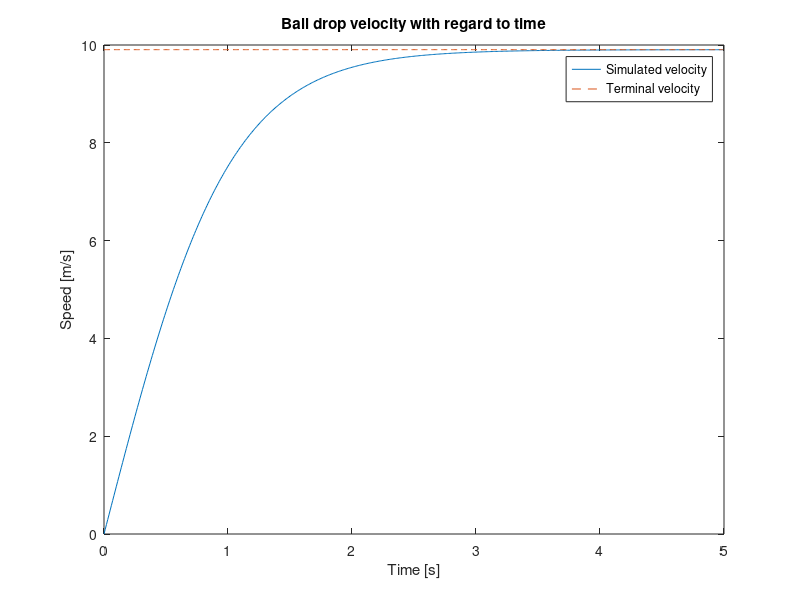

The MATLAB source for this figure:
m = 1;
g = 9.81;
c = 0.1;
dt = 0.01;
time = 5;

n = round(time/dt);
v = zeros(1, n);
t = zeros(1, n);

for i = 1:(n-1)
    a = g - (c/m)*power(v(i), 2);
    v(i+1) = v(i) + a*dt;
    t(i+1) = t(i) + dt;
end

disp(v(n))
v_term = (sqrt(m*g/c));

figure; plot(t, v, t, v_term*ones(size(t)), '--');
xlabel('Time [s]'); ylabel('Speed [m/s]');
title('Ball drop velocity with regard to time'); legend('Simulated velocity','Terminal velocity');
